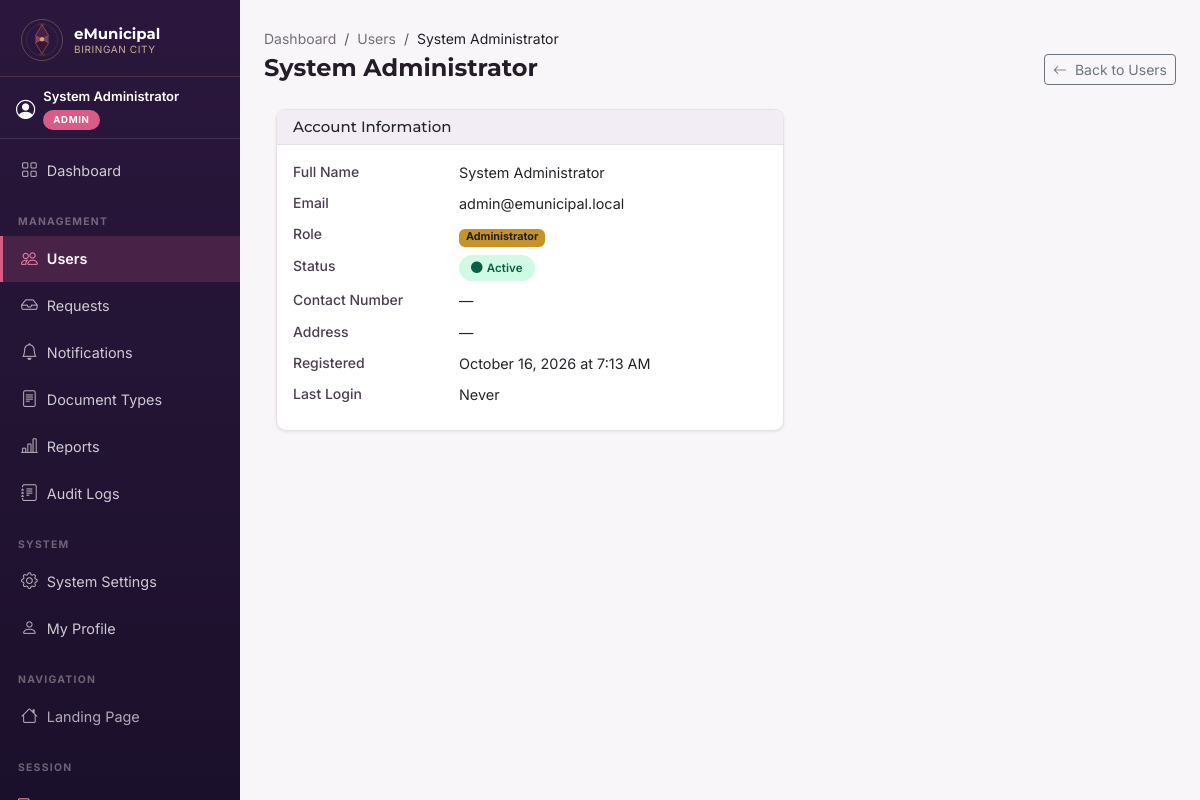
/admin/users/1 (signed in), run on the app's committed database.
### tables this page shows
CREATE TABLE IF NOT EXISTS `users` (
    `id`                    INT UNSIGNED                        NOT NULL AUTO_INCREMENT,
    `role`                  ENUM('resident','staff','admin')    NOT NULL COMMENT 'User role: resident, staff, or admin',
    `first_name`            VARCHAR(100)                        NOT NULL,
    `last_name`             VARCHAR(100)                        NOT NULL,
    `email`                 VARCHAR(255)                        NOT NULL COMMENT 'Unique login email (Req 1.3)',
    `password_hash`         VARCHAR(255)                        NOT NULL COMMENT 'bcrypt hash via password_hash() — never plain text',
    `contact_number`        VARCHAR(20)                         NULL DEFAULT NULL COMMENT 'Philippine mobile/landline (Req 1.9)',
    `address`               TEXT                                NULL DEFAULT NULL COMMENT 'Home address; required for residents',
    `is_active`             TINYINT(1)                          NOT NULL DEFAULT 1 COMMENT '1=active, 0=deactivated (Req 11.4)',
    `failed_login_attempts` TINYINT UNSIGNED                    NOT NULL DEFAULT 0 COMMENT 'Consecutive failed logins; reset on success',
    `locked_until`          DATETIME                            NULL DEFAULT NULL COMMENT 'Account locked until timestamp; NULL=not locked',
    `last_login_at`         DATETIME                            NULL DEFAULT NULL,
    `created_at`            DATETIME                            NOT NULL DEFAULT CURRENT_TIMESTAMP,
    `updated_at`            DATETIME                            NOT NULL DEFAULT CURRENT_TIMESTAMP ON UPDATE CURRENT_TIMESTAMP,
    PRIMARY KEY (`id`),
    UNIQUE KEY `idx_users_email` (`email`),
    KEY `idx_users_role` (`role`),
    KEY `idx_users_is_active` (`is_active`)
);

### app/Controllers/BaseController.php (called while the page is built, shortened)
<?php
abstract class BaseController
{
    protected string $viewsPath;
    public function __construct()
    {
        $this->viewsPath = dirname(__DIR__, 2) . DIRECTORY_SEPARATOR . 'views';
    }
    protected function render(string $view, array $data = []): void
    {
        $viewFile = $this->viewsPath
            . DIRECTORY_SEPARATOR
            . str_replace('/', DIRECTORY_SEPARATOR, $view)
            . '.php';
        extract($data, EXTR_SKIP);
        require $viewFile;
    }
    protected function renderWithLayout(
        string $view,
        array  $data   = [],
        string $layout = 'layouts/public'
    ): void {
        $this->render($view, $data);
    }
}

### app/Controllers/Admin/UserController.php (called while the page is built, shortened)
<?php
class UserController extends BaseController
{
    public function show(string $id): void
    {
        $user = null;
        try {
            $db   = Database::getInstance();
            $stmt = $db->prepare(
                "SELECT u.id, u.first_name, u.last_name, u.email, u.contact_number,
                        u.address, u.is_active, u.created_at, u.last_login_at,
                        u.role AS role_name
                 FROM users u
                 WHERE u.id = :id LIMIT 1"
            );
            $stmt->execute([':id' => (int)$id]);
            $user = $stmt->fetch() ?: null;
        } catch (\Throwable $e) {
            Logger::error('UserController show error: ' . $e->getMessage());
        }
        $this->renderWithLayout('admin/users/show', [
            'title'      => 'User Details — eMunicipal',
            'activePage' => 'users',
            'user'       => $user,
            'csrfToken'  => SecurityHelper::getCsrfToken(),
        ], 'layouts/auth');
    }
}

### app/Core/Router.php (called while the page is built, shortened)
<?php
class Router
{
    private array $routes = [];
    private string $basePath = '';
    public function __construct(string $basePath = '')
    {
        $this->basePath = rtrim($basePath, '/');
    }
    private function add(string $httpMethod, string $path, string $controller, string $action): void
    {
        $this->routes[$httpMethod][$path] = [
            'controller' => $controller,
            'method'     => $action,
        ];
    }
    public function dispatch(): void
    {
        $httpMethod = $_SERVER['REQUEST_METHOD'] ?? 'GET';
        $uri = parse_url($_SERVER['REQUEST_URI'] ?? '/', PHP_URL_PATH);
        $uri = rawurldecode($uri);
        if ($this->basePath !== '' && str_starts_with($uri, $this->basePath)) {
            $uri = substr($uri, strlen($this->basePath));
        }
        $uri = '/' . ltrim($uri, '/');
        $route = $this->match($httpMethod, $uri);
        $action          = $route['method'];
        $params          = $route['params'] ?? [];
        $controller = new $controllerClass();
        $controller->$action(...$params);
    }
    private function match(string $httpMethod, string $uri): ?array
    {
        $methodRoutes = $this->routes[$httpMethod] ?? [];
        foreach ($methodRoutes as $pattern => $route) {
            $regex = preg_replace('/\{[a-zA-Z_][a-zA-Z0-9_]*\}/', '([^/]+)', $pattern);
            $regex = '@^' . $regex . '$@';
            if (preg_match($regex, $uri, $matches)) {
                array_shift($matches);
                return array_merge($route, ['params' => $matches]);
            }
        }
        return null;
    }
}

### app/Core/Application.php (called while the page is built, shortened)
<?php
class Application
{
    private Router $router;
    public function __construct(string $basePath)
    {
        $this->basePath = rtrim($basePath, DIRECTORY_SEPARATOR);
        $this->config = require $this->basePath . '/config/app.php';
        $urlPath = parse_url($this->config['url'] ?? '', PHP_URL_PATH) ?? '';
        $this->router = new Router($urlPath);
    }
    public function run(string $routeFile): void
    {
        $this->router->dispatch();
    }
}

### public/index.php (called while the page is built, shortened)
<?php
$app = new Application(dirname(__DIR__));
$app->run(dirname(__DIR__) . '/routes/web.php');

### views/admin/users/show.php (the view, shortened to what this page needs)
<?php
$appUrl = rtrim($_ENV['APP_URL'] ?? 'http://localhost/eMunicipal', '/');
$e      = fn(string $v) => htmlspecialchars($v, ENT_QUOTES, 'UTF-8');
$u      = $user ?? [];
$roleCfg = [
    'admin'    => ['label' => 'Administrator', 'bg' => '#c8922a', 'color' => '#1a202c'],
    'staff'    => ['label' => 'Staff',         'bg' => '#1a3a5c', 'color' => '#fff'],
    'resident' => ['label' => 'Resident',      'bg' => '#4b5563', 'color' => '#fff'],
];
$role = $roleCfg[$u['role_name'] ?? ''] ?? ['label' => ucfirst($u['role_name'] ?? '?'), 'bg' => '#9ca3af', 'color' => '#fff'];
?>
<nav aria-label="breadcrumb" class="mb-1">
    <ol class="breadcrumb mb-0">
        <li class="breadcrumb-item"><a href="<?= $e($appUrl) ?>/admin/dashboard">Dashboard</a></li>
        <li class="breadcrumb-item"><a href="<?= $e($appUrl) ?>/admin/users">Users</a></li>
        <li class="breadcrumb-item active" aria-current="page">
            <?= $e(($u['first_name'] ?? '') . ' ' . ($u['last_name'] ?? '')) ?>
        </li>
    </ol>
</nav>
<div class="d-flex justify-content-between align-items-start mb-4 mt-1 flex-wrap gap-2">
    <h1 class="mb-0" style="font-size:1.5rem;font-weight:700;">
        <?= $e(($u['first_name'] ?? '') . ' ' . ($u['last_name'] ?? '')) ?>
    </h1>
    <a href="<?= $e($appUrl) ?>/admin/users" class="btn btn-outline-secondary btn-sm">
        <i class="bi bi-arrow-left me-1" aria-hidden="true"></i> Back to Users
    </a>
</div>
<div class="row g-4">
    <div class="col-12 col-lg-7">
        <div class="card">
            <div class="card-header">
                <h2 class="mb-0" style="font-size:0.9375rem;">Account Information</h2>
            </div>
            <div class="card-body">
                <dl class="row mb-0" style="font-size:0.9rem;">
                    <dt class="col-sm-4 text-label">Full Name</dt>
                    <dd class="col-sm-8"><?= $e(($u['first_name'] ?? '') . ' ' . ($u['last_name'] ?? '')) ?></dd>
                    <dt class="col-sm-4 text-label">Email</dt>
                    <dd class="col-sm-8"><?= $e($u['email'] ?? '') ?></dd>
                    <dt class="col-sm-4 text-label">Role</dt>
                    <dd class="col-sm-8">
                        <span class="badge" style="background:<?= $e($role['bg']) ?>;color:<?= $e($role['color']) ?>;">
                            <?= $e($role['label']) ?>
                        </span>
                    </dd>
                    <dt class="col-sm-4 text-label">Status</dt>
                    <dd class="col-sm-8">
                        <?php if ($u['is_active'] ?? false): ?>
                        <span class="status-badge status-approved">
                            <i class="bi bi-circle-fill" aria-hidden="true"></i> Active
                        </span>
                        <?php else: ?>
                        <span class="status-badge status-cancelled">
                            <i class="bi bi-circle" aria-hidden="true"></i> Inactive
                        </span>
                        <?php endif; ?>
                    </dd>
                    <dt class="col-sm-4 text-label">Contact Number</dt>
                    <dd class="col-sm-8"><?= !empty($u['contact_number']) ? $e($u['contact_number']) : '—' ?></dd>
                    <dt class="col-sm-4 text-label">Address</dt>
                    <dd class="col-sm-8"><?= !empty($u['address']) ? $e($u['address']) : '—' ?></dd>
                    <dt class="col-sm-4 text-label">Registered</dt>
                    <dd class="col-sm-8">
                        <?= !empty($u['created_at'])
                            ? $e(date('F j, Y \a\t g:i A', strtotime($u['created_at'])))
                            : '—' ?>
                    </dd>
                    <dt class="col-sm-4 text-label">Last Login</dt>
                    <dd class="col-sm-8">
                        <?= !empty($u['last_login_at'])
                            ? $e(date('F j, Y \a\t g:i A', strtotime($u['last_login_at'])))
                            : 'Never' ?>
                    </dd>
                </dl>
            </div>
        </div>
    </div>
</div>

### data on the page
users: first_name+last_name "System Administrator", email "admin@emunicipal.local", role "Administrator", created_at "October 16, 2026 at 7:13 AM"

### other printed values
$appName "eMunicipal"
$firstName . ' ' . $lastName "System Administrator"
$role "ADMIN"
